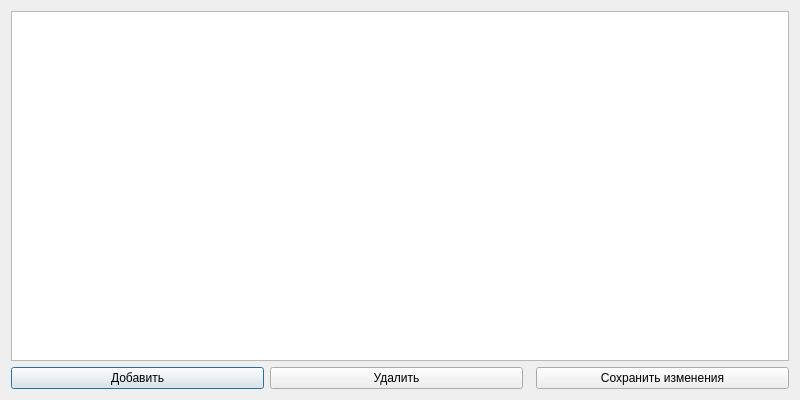
<?xml version="1.0" encoding="UTF-8"?>
<ui version="4.0">
 <class>SuppliersDialog</class>
 <widget class="QDialog" name="SuppliersDialog">
  <property name="geometry"><rect><x>0</x><y>0</y><width>800</width><height>400</height></rect></property>
  <property name="windowTitle"><string>Справочник поставщиков</string></property>
  <layout class="QVBoxLayout" name="verticalLayout">
   <item>
    <widget class="QTableView" name="tableView">
     <property name="selectionBehavior"><enum>QAbstractItemView::SelectRows</enum></property>
    </widget>
   </item>
   <item>
    <layout class="QHBoxLayout" name="horizontalLayout">
     <item><widget class="QPushButton" name="btnAdd"><property name="text"><string>Добавить</string></property></widget></item>
     <item><widget class="QPushButton" name="btnDelete"><property name="text"><string>Удалить</string></property></widget></item>
     <item><spacer name="spacer"><property name="orientation"><enum>Qt::Horizontal</enum></property></spacer></item>
     <item><widget class="QPushButton" name="btnSave"><property name="text"><string>Сохранить изменения</string></property></widget></item>
    </layout>
   </item>
  </layout>
 </widget>
</ui>
